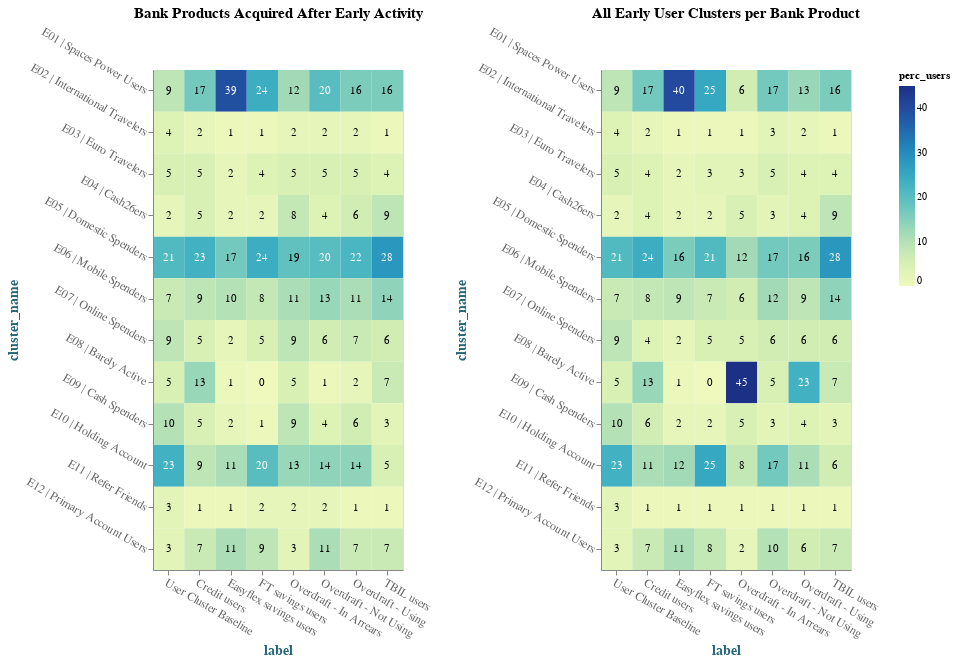

Notebook code for this chart:
### Code cell
product_after_ea = (
    alt.Chart(product_after_ea_df)
    .mark_rect()
    .encode(
        x="label:N", y="cluster_name:N", color="perc_users:Q", tooltip="perc_users:Q"
    )
    .properties(
        width=250, height=500, title="Bank Products Acquired After Early Activity"
    )
)

all_products = (
    alt.Chart(bp_clusters_df)
    .mark_rect()
    .encode(
        x="label:N", y="cluster_name:N", color="perc_users:Q", tooltip="perc_users:Q"
    )
    .properties(width=250, height=500, title="All Early User Clusters per Bank Product")
)


# Configure text
text_product_after_ea = product_after_ea.mark_text(baseline="middle").encode(
    text="perc_users:Q",
    color=alt.condition(
        alt.datum.perc_users < 20, alt.value("black"), alt.value("white")
    ),
)

# Configure text
text_all_products = all_products.mark_text(baseline="middle").encode(
    text="perc_users:Q",
    color=alt.condition(
        alt.datum.perc_users < 20, alt.value("black"), alt.value("white")
    ),
)


graph = (
    alt.hconcat(
        product_after_ea + text_product_after_ea | all_products + text_all_products
    )
    .configure_axis(
        labelFontSize=12,
        titleFontSize=14,
        labelAngle=30,
        labelColor="#666666",
        titleColor="#266678",
        grid=False,
    )
    .configure_title(fontSize=15)
)
graph

### Figure 1 — Vega-Lite specification as saved in the notebook (floating-point values rounded to 4 significant figures)
{"config": {"view": {"continuousWidth": 400, "continuousHeight": 300}, "axis": {"grid": false, "labelAngle": 30, "labelColor": "#666666", "labelFontSize": 12, "titleColor": "#266678", "titleFontSize": 14}, "title": {"fontSize": 15}}, "hconcat": [{"hconcat": [{"layer": [{"mark": "rect", "encoding": {"color": {"type": "quantitative", "field": "perc_users"}, "tooltip": {"type": "quantitative", "field": "perc_users"}, "x": {"type": "nominal", "field": "label"}, "y": {"type": "nominal", "field": "cluster_name"}}, "height": 500, "title": "Bank Products Acquired After Early Activity", "width": 250}, {"mark": {"type": "text", "baseline": "middle"}, "encoding": {"color": {"condition": {"value": "black", "test": "(datum.perc_users < 20)"}, "value": "white"}, "text": {"type": "quantitative", "field": "perc_users"}, "tooltip": {"type": "quantitative", "field": "perc_users"}, "x": {"type": "nominal", "field": "label"}, "y": {"type": "nominal", "field": "cluster_name"}}, "height": 500, "title": "Bank Products Acquired After Early Activity", "width": 250}], "data": {"name": "data-9dd32a3ec8f10c90c6eafaa1eca5b8b3"}}, {"layer": [{"mark": "rect", "encoding": {"color": {"type": "quantitative", "field": "perc_users"}, "tooltip": {"type": "quantitative", "field": "perc_users"}, "x": {"type": "nominal", "field": "label"}, "y": {"type": "nominal", "field": "cluster_name"}}, "height": 500, "title": "All Early User Clusters per Bank Product", "width": 250}, {"mark": {"type": "text", "baseline": "middle"}, "encoding": {"color": {"condition": {"value": "black", "test": "(datum.perc_users < 20)"}, "value": "white"}, "text": {"type": "quantitative", "field": "perc_users"}, "tooltip": {"type": "quantitative", "field": "perc_users"}, "x": {"type": "nominal", "field": "label"}, "y": {"type": "nominal", "field": "cluster_name"}}, "height": 500, "title": "All Early User Clusters per Bank Product", "width": 250}], "data": {"name": "data-430c142456ddcb3d4908ca0653ec4449"}}]}], "$schema": "https://vega.github.io/schema/vega-lite/v4.8.1.json", "datasets": {"data-9dd32a3ec8f10c90c6eafaa1eca5b8b3": [{"label": " User Cluster Baseline", "cluster_name": "E01 | Spaces Power Users", "n_users": 230100.0, "perc_users": 9.0}, {"label": " User Cluster Baseline", "cluster_name": "E02 | International Travelers", "n_users": 91250.0, "perc_users": 4.0}, {"label": " User Cluster Baseline", "cluster_name": "E03 | Euro Travelers", "n_users": 126800.0, "perc_users": 5.0}, {"label": " User Cluster Baseline", "cluster_name": "E04 | Cash26ers", "n_users": 43460.0, "perc_users": 2.0}, {"label": " User Cluster Baseline", "cluster_name": "E05 | Domestic Spenders", "n_users": 527200.0, "perc_users": 21.0}, {"label": " User Cluster Baseline", "cluster_name": "E06 | Mobile Spenders", "n_users": 177700.0, "perc_users": 7.0}, {"label": " User Cluster Baseline", "cluster_name": "E07 | Online Spenders", "n_users": 231900.0, "perc_users": 9.0}, {"label": " User Cluster Baseline", "cluster_name": "E08 | Barely Active", "n_users": 132400.0, "perc_users": 5.0}, {"label": " User Cluster Baseline", "cluster_name": "E09 | Cash Spenders", "n_users": 243400.0, "perc_users": 10.0}, {"label": " User Cluster Baseline", "cluster_name": "E10 | Holding Account", "n_users": 568900.0, "perc_users": 23.0}, {"label": " User Cluster Baseline", "cluster_name": "E11 | Refer Friends", "n_users": 81190.0, "perc_users": 3.0}, {"label": " User Cluster Baseline", "cluster_name": "E12 | Primary Account Users", "n_users": 66930.0, "perc_users": 3.0}, {"label": "Credit users", "cluster_name": "E01 | Spaces Power Users", "n_users": 2200.0, "perc_users": 17.0}, {"label": "Credit users", "cluster_name": "E02 | International Travelers", "n_users": 200.0, "perc_users": 2.0}, {"label": "Credit users", "cluster_name": "E03 | Euro Travelers", "n_users": 608.0, "perc_users": 5.0}, {"label": "Credit users", "cluster_name": "E04 | Cash26ers", "n_users": 574.0, "perc_users": 5.0}, {"label": "Credit users", "cluster_name": "E05 | Domestic Spenders", "n_users": 2936.0, "perc_users": 23.0}, {"label": "Credit users", "cluster_name": "E06 | Mobile Spenders", "n_users": 1144.0, "perc_users": 9.0}, {"label": "Credit users", "cluster_name": "E07 | Online Spenders", "n_users": 592.0, "perc_users": 5.0}, {"label": "Credit users", "cluster_name": "E08 | Barely Active", "n_users": 1624.0, "perc_users": 13.0}, {"label": "Credit users", "cluster_name": "E09 | Cash Spenders", "n_users": 608.0, "perc_users": 5.0}, {"label": "Credit users", "cluster_name": "E10 | Holding Account", "n_users": 1136.0, "perc_users": 9.0}, {"label": "Credit users", "cluster_name": "E11 | Refer Friends", "n_users": 152.0, "perc_users": 1.0}, {"label": "Credit users", "cluster_name": "E12 | Primary Account Users", "n_users": 880.0, "perc_users": 7.0}, {"label": "Easyflex savings users", "cluster_name": "E01 | Spaces Power Users", "n_users": 2984.0, "perc_users": 39.0}, {"label": "Easyflex savings users", "cluster_name": "E02 | International Travelers", "n_users": 80.0, "perc_users": 1.0}, {"label": "Easyflex savings users", "cluster_name": "E03 | Euro Travelers", "n_users": 184.0, "perc_users": 2.0}, {"label": "Easyflex savings users", "cluster_name": "E04 | Cash26ers", "n_users": 140.0, "perc_users": 2.0}, {"label": "Easyflex savings users", "cluster_name": "E05 | Domestic Spenders", "n_users": 1304.0, "perc_users": 17.0}, {"label": "Easyflex savings users", "cluster_name": "E06 | Mobile Spenders", "n_users": 728.0, "perc_users": 10.0}, {"label": "Easyflex savings users", "cluster_name": "E07 | Online Spenders", "n_users": 168.0, "perc_users": 2.0}, {"label": "Easyflex savings users", "cluster_name": "E08 | Barely Active", "n_users": 88.0, "perc_users": 1.0}, {"label": "Easyflex savings users", "cluster_name": "E09 | Cash Spenders", "n_users": 184.0, "perc_users": 2.0}, {"label": "Easyflex savings users", "cluster_name": "E10 | Holding Account", "n_users": 832.0, "perc_users": 11.0}, {"label": "Easyflex savings users", "cluster_name": "E11 | Refer Friends", "n_users": 56.0, "perc_users": 1.0}, {"label": "Easyflex savings users", "cluster_name": "E12 | Primary Account Users", "n_users": 848.0, "perc_users": 11.0}, {"label": "FT savings users", "cluster_name": "E01 | Spaces Power Users", "n_users": 912.0, "perc_users": 24.0}, {"label": "FT savings users", "cluster_name": "E02 | International Travelers", "n_users": 56.0, "perc_users": 1.0}, {"label": "FT savings users", "cluster_name": "E03 | Euro Travelers", "n_users": 160.0, "perc_users": 4.0}, {"label": "FT savings users", "cluster_name": "E04 | Cash26ers", "n_users": 84.0, "perc_users": 2.0}, {"label": "FT savings users", "cluster_name": "E05 | Domestic Spenders", "n_users": 912.0, "perc_users": 24.0}, {"label": "FT savings users", "cluster_name": "E06 | Mobile Spenders", "n_users": 304.0, "perc_users": 8.0}, {"label": "FT savings users", "cluster_name": "E07 | Online Spenders", "n_users": 200.0, "perc_users": 5.0}, {"label": "FT savings users", "cluster_name": "E08 | Barely Active", "n_users": 16.0, "perc_users": 0.0}, {"label": "FT savings users", "cluster_name": "E09 | Cash Spenders", "n_users": 56.0, "perc_users": 1.0}, {"label": "FT savings users", "cluster_name": "E10 | Holding Account", "n_users": 752.0, "perc_users": 20.0}, {"label": "FT savings users", "cluster_name": "E11 | Refer Friends", "n_users": 72.0, "perc_users": 2.0}, {"label": "FT savings users", "cluster_name": "E12 | Primary Account Users", "n_users": 328.0, "perc_users": 9.0}, {"label": "Overdraft - In Arrears", "cluster_name": "E01 | Spaces Power Users", "n_users": 608.0, "perc_users": 12.0}, {"label": "Overdraft - In Arrears", "cluster_name": "E02 | International Travelers", "n_users": 112.0, "perc_users": 2.0}, {"label": "Overdraft - In Arrears", "cluster_name": "E03 | Euro Travelers", "n_users": 272.0, "perc_users": 5.0}, {"label": "Overdraft - In Arrears", "cluster_name": "E04 | Cash26ers", "n_users": 427.0, "perc_users": 8.0}, {"label": "Overdraft - In Arrears", "cluster_name": "E05 | Domestic Spenders", "n_users": 984.0, "perc_users": 19.0}, {"label": "Overdraft - In Arrears", "cluster_name": "E06 | Mobile Spenders", "n_users": 544.0, "perc_users": 11.0}, {"label": "Overdraft - In Arrears", "cluster_name": "E07 | Online Spenders", "n_users": 464.0, "perc_users": 9.0}, {"label": "Overdraft - In Arrears", "cluster_name": "E08 | Barely Active", "n_users": 248.0, "perc_users": 5.0}, {"label": "Overdraft - In Arrears", "cluster_name": "E09 | Cash Spenders", "n_users": 472.0, "perc_users": 9.0}, {"label": "Overdraft - In Arrears", "cluster_name": "E10 | Holding Account", "n_users": 664.0, "perc_users": 13.0}, {"label": "Overdraft - In Arrears", "cluster_name": "E11 | Refer Friends", "n_users": 96.0, "perc_users": 2.0}, {"label": "Overdraft - In Arrears", "cluster_name": "E12 | Primary Account Users", "n_users": 176.0, "perc_users": 3.0}, {"label": "Overdraft - Not Using", "cluster_name": "E01 | Spaces Power Users", "n_users": 28470.0, "perc_users": 20.0}, {"label": "Overdraft - Not Using", "cluster_name": "E02 | International Travelers", "n_users": 3088.0, "perc_users": 2.0}, {"label": "Overdraft - Not Using", "cluster_name": "E03 | Euro Travelers", "n_users": 7112.0, "perc_users": 5.0}, {"label": "Overdraft - Not Using", "cluster_name": "E04 | Cash26ers", "n_users": 5313.0, "perc_users": 4.0}, {"label": "Overdraft - Not Using", "cluster_name": "E05 | Domestic Spenders", "n_users": 28370.0, "perc_users": 20.0}, {"label": "Overdraft - Not Using", "cluster_name": "E06 | Mobile Spenders", "n_users": 18050.0, "perc_users": 13.0}, {"label": "Overdraft - Not Using", "cluster_name": "E07 | Online Spenders", "n_users": 8024.0, "perc_users": 6.0}, {"label": "Overdraft - Not Using", "cluster_name": "E08 | Barely Active", "n_users": 1256.0, "perc_users": 1.0}, {"label": "Overdraft - Not Using", "cluster_name": "E09 | Cash Spenders", "n_users": 5448.0, "perc_users": 4.0}, {"label": "Overdraft - Not Using", "cluster_name": "E10 | Holding Account", "n_users": 20490.0, "perc_users": 14.0}, {"label": "Overdraft - Not Using", "cluster_name": "E11 | Refer Friends", "n_users": 2464.0, "perc_users": 2.0}, {"label": "Overdraft - Not Using", "cluster_name": "E12 | Primary Account Users", "n_users": 15620.0, "perc_users": 11.0}, {"label": "Overdraft - Using", "cluster_name": "E01 | Spaces Power Users", "n_users": 13830.0, "perc_users": 16.0}, {"label": "Overdraft - Using", "cluster_name": "E02 | International Travelers", "n_users": 1808.0, "perc_users": 2.0}, {"label": "Overdraft - Using", "cluster_name": "E03 | Euro Travelers", "n_users": 4360.0, "perc_users": 5.0}, {"label": "Overdraft - Using", "cluster_name": "E04 | Cash26ers", "n_users": 5250.0, "perc_users": 6.0}, {"label": "Overdraft - Using", "cluster_name": "E05 | Domestic Spenders", "n_users": 18470.0, "perc_users": 22.0}, {"label": "Overdraft - Using", "cluster_name": "E06 | Mobile Spenders", "n_users": 9184.0, "perc_users": 11.0}, {"label": "Overdraft - Using", "cluster_name": "E07 | Online Spenders", "n_users": 6248.0, "perc_users": 7.0}, {"label": "Overdraft - Using", "cluster_name": "E08 | Barely Active", "n_users": 2104.0, "perc_users": 2.0}, {"label": "Overdraft - Using", "cluster_name": "E09 | Cash Spenders", "n_users": 5008.0, "perc_users": 6.0}, {"label": "Overdraft - Using", "cluster_name": "E10 | Holding Account", "n_users": 11860.0, "perc_users": 14.0}, {"label": "Overdraft - Using", "cluster_name": "E11 | Refer Friends", "n_users": 1232.0, "perc_users": 1.0}, {"label": "Overdraft - Using", "cluster_name": "E12 | Primary Account Users", "n_users": 6152.0, "perc_users": 7.0}, {"label": "TBIL users", "cluster_name": "E01 | Spaces Power Users", "n_users": 440.0, "perc_users": 16.0}, {"label": "TBIL users", "cluster_name": "E02 | International Travelers", "n_users": 16.0, "perc_users": 1.0}, {"label": "TBIL users", "cluster_name": "E03 | Euro Travelers", "n_users": 104.0, "perc_users": 4.0}, {"label": "TBIL users", "cluster_name": "E04 | Cash26ers", "n_users": 245.0, "perc_users": 9.0}, {"label": "TBIL users", "cluster_name": "E05 | Domestic Spenders", "n_users": 784.0, "perc_users": 28.0}, {"label": "TBIL users", "cluster_name": "E06 | Mobile Spenders", "n_users": 400.0, "perc_users": 14.0}, {"label": "TBIL users", "cluster_name": "E07 | Online Spenders", "n_users": 168.0, "perc_users": 6.0}, {"label": "TBIL users", "cluster_name": "E08 | Barely Active", "n_users": 192.0, "perc_users": 7.0}, {"label": "TBIL users", "cluster_name": "E09 | Cash Spenders", "n_users": 88.0, "perc_users": 3.0}, {"label": "TBIL users", "cluster_name": "E10 | Holding Account", "n_users": 152.0, "perc_users": 5.0}, {"label": "TBIL users", "cluster_name": "E11 | Refer Friends", "n_users": 16.0, "perc_users": 1.0}, {"label": "TBIL users", "cluster_name": "E12 | Primary Account Users", "n_users": 184.0, "perc_users": 7.0}], "data-430c142456ddcb3d4908ca0653ec4449": [{"label": " User Cluster Baseline", "cluster_name": "E01 | Spaces Power Users", "n_users": 230100.0, "perc_users": 9.0}, {"label": " User Cluster Baseline", "cluster_name": "E02 | International Travelers", "n_users": 91250.0, "perc_users": 4.0}, {"label": " User Cluster Baseline", "cluster_name": "E03 | Euro Travelers", "n_users": 126800.0, "perc_users": 5.0}, {"label": " User Cluster Baseline", "cluster_name": "E04 | Cash26ers", "n_users": 43460.0, "perc_users": 2.0}, {"label": " User Cluster Baseline", "cluster_name": "E05 | Domestic Spenders", "n_users": 527200.0, "perc_users": 21.0}, {"label": " User Cluster Baseline", "cluster_name": "E06 | Mobile Spenders", "n_users": 177700.0, "perc_users": 7.0}, {"label": " User Cluster Baseline", "cluster_name": "E07 | Online Spenders", "n_users": 231900.0, "perc_users": 9.0}, {"label": " User Cluster Baseline", "cluster_name": "E08 | Barely Active", "n_users": 132400.0, "perc_users": 5.0}, {"label": " User Cluster Baseline", "cluster_name": "E09 | Cash Spenders", "n_users": 243400.0, "perc_users": 10.0}, {"label": " User Cluster Baseline", "cluster_name": "E10 | Holding Account", "n_users": 568900.0, "perc_users": 23.0}, {"label": " User Cluster Baseline", "cluster_name": "E11 | Refer Friends", "n_users": 81190.0, "perc_users": 3.0}, {"label": " User Cluster Baseline", "cluster_name": "E12 | Primary Account Users", "n_users": 66930.0, "perc_users": 3.0}, {"label": "Credit users", "cluster_name": "E01 | Spaces Power Users", "n_users": 2736.0, "perc_users": 17.0}, {"label": "Credit users", "cluster_name": "E02 | International Travelers", "n_users": 280.0, "perc_users": 2.0}, {"label": "Credit users", "cluster_name": "E03 | Euro Travelers", "n_users": 744.0, "perc_users": 4.0}, {"label": "Credit users", "cluster_name": "E04 | Cash26ers", "n_users": 616.0, "perc_users": 4.0}, {"label": "Credit users", "cluster_name": "E05 | Domestic Spenders", "n_users": 3968.0, "perc_users": 24.0}, {"label": "Credit users", "cluster_name": "E06 | Mobile Spenders", "n_users": 1352.0, "perc_users": 8.0}, {"label": "Credit users", "cluster_name": "E07 | Online Spenders", "n_users": 712.0, "perc_users": 4.0}, {"label": "Credit users", "cluster_name": "E08 | Barely Active", "n_users": 2080.0, "perc_users": 13.0}, {"label": "Credit users", "cluster_name": "E09 | Cash Spenders", "n_users": 952.0, "perc_users": 6.0}, {"label": "Credit users", "cluster_name": "E10 | Holding Account", "n_users": 1832.0, "perc_users": 11.0}, {"label": "Credit users", "cluster_name": "E11 | Refer Friends", "n_users": 168.0, "perc_users": 1.0}, {"label": "Credit users", "cluster_name": "E12 | Primary Account Users", "n_users": 1104.0, "perc_users": 7.0}, {"label": "Easyflex savings users", "cluster_name": "E01 | Spaces Power Users", "n_users": 3256.0, "perc_users": 40.0}, {"label": "Easyflex savings users", "cluster_name": "E02 | International Travelers", "n_users": 80.0, "perc_users": 1.0}, {"label": "Easyflex savings users", "cluster_name": "E03 | Euro Travelers", "n_users": 184.0, "perc_users": 2.0}, {"label": "Easyflex savings users", "cluster_name": "E04 | Cash26ers", "n_users": 140.0, "perc_users": 2.0}, {"label": "Easyflex savings users", "cluster_name": "E05 | Domestic Spenders", "n_users": 1336.0, "perc_users": 16.0}, {"label": "Easyflex savings users", "cluster_name": "E06 | Mobile Spenders", "n_users": 760.0, "perc_users": 9.0}, {"label": "Easyflex savings users", "cluster_name": "E07 | Online Spenders", "n_users": 176.0, "perc_users": 2.0}, {"label": "Easyflex savings users", "cluster_name": "E08 | Barely Active", "n_users": 88.0, "perc_users": 1.0}, {"label": "Easyflex savings users", "cluster_name": "E09 | Cash Spenders", "n_users": 184.0, "perc_users": 2.0}, {"label": "Easyflex savings users", "cluster_name": "E10 | Holding Account", "n_users": 968.0, "perc_users": 12.0}, {"label": "Easyflex savings users", "cluster_name": "E11 | Refer Friends", "n_users": 56.0, "perc_users": 1.0}, {"label": "Easyflex savings users", "cluster_name": "E12 | Primary Account Users", "n_users": 880.0, "perc_users": 11.0}, {"label": "FT savings users", "cluster_name": "E01 | Spaces Power Users", "n_users": 1320.0, "perc_users": 25.0}, {"label": "FT savings users", "cluster_name": "E02 | International Travelers", "n_users": 56.0, "perc_users": 1.0}, {"label": "FT savings users", "cluster_name": "E03 | Euro Travelers", "n_users": 176.0, "perc_users": 3.0}, {"label": "FT savings users", "cluster_name": "E04 | Cash26ers", "n_users": 98.0, "perc_users": 2.0}, {"label": "FT savings users", "cluster_name": "E05 | Domestic Spenders", "n_users": 1104.0, "perc_users": 21.0}, {"label": "FT savings users", "cluster_name": "E06 | Mobile Spenders", "n_users": 384.0, "perc_users": 7.0}, {"label": "FT savings users", "cluster_name": "E07 | Online Spenders", "n_users": 240.0, "perc_users": 5.0}, {"label": "FT savings users", "cluster_name": "E08 | Barely Active", "n_users": 16.0, "perc_users": 0.0}, {"label": "FT savings users", "cluster_name": "E09 | Cash Spenders", "n_users": 104.0, "perc_users": 2.0}, {"label": "FT savings users", "cluster_name": "E10 | Holding Account", "n_users": 1352.0, "perc_users": 25.0}, {"label": "FT savings users", "cluster_name": "E11 | Refer Friends", "n_users": 72.0, "perc_users": 1.0}, {"label": "FT savings users", "cluster_name": "E12 | Primary Account Users", "n_users": 408.0, "perc_users": 8.0}, {"label": "Overdraft - In Arrears", "cluster_name": "E01 | Spaces Power Users", "n_users": 760.0, "perc_users": 6.0}, {"label": "Overdraft - In Arrears", "cluster_name": "E02 | International Travelers", "n_users": 160.0, "perc_users": 1.0}, {"label": "Overdraft - In Arrears", "cluster_name": "E03 | Euro Travelers", "n_users": 312.0, "perc_users": 3.0}, {"label": "Overdraft - In Arrears", "cluster_name": "E04 | Cash26ers", "n_users": 630.0, "perc_users": 5.0}, {"label": "Overdraft - In Arrears", "cluster_name": "E05 | Domestic Spenders", "n_users": 1392.0, "perc_users": 12.0}, {"label": "Overdraft - In Arrears", "cluster_name": "E06 | Mobile Spenders", "n_users": 704.0, "perc_users": 6.0}, {"label": "Overdraft - In Arrears", "cluster_name": "E07 | Online Spenders", "n_users": 592.0, "perc_users": 5.0}, {"label": "Overdraft - In Arrears", "cluster_name": "E08 | Barely Active", "n_users": 5312.0, "perc_users": 45.0}, {"label": "Overdraft - In Arrears", "cluster_name": "E09 | Cash Spenders", "n_users": 560.0, "perc_users": 5.0}, {"label": "Overdraft - In Arrears", "cluster_name": "E10 | Holding Account", "n_users": 952.0, "perc_users": 8.0}, {"label": "Overdraft - In Arrears", "cluster_name": "E11 | Refer Friends", "n_users": 104.0, "perc_users": 1.0}, {"label": "Overdraft - In Arrears", "cluster_name": "E12 | Primary Account Users", "n_users": 264.0, "perc_users": 2.0}, {"label": "Overdraft - Not Using", "cluster_name": "E01 | Spaces Power Users", "n_users": 56770.0, "perc_users": 17.0}, {"label": "Overdraft - Not Using", "cluster_name": "E02 | International Travelers", "n_users": 10540.0, "perc_users": 3.0}, {"label": "Overdraft - Not Using", "cluster_name": "E03 | Euro Travelers", "n_users": 16970.0, "perc_users": 5.0}, {"label": "Overdraft - Not Using", "cluster_name": "E04 | Cash26ers", "n_users": 8981.0, "perc_users": 3.0}, {"label": "Overdraft - Not Using", "cluster_name": "E05 | Domestic Spenders", "n_users": 56660.0, "perc_users": 17.0}, {"label": "Overdraft - Not Using", "cluster_name": "E06 | Mobile Spenders", "n_users": 42460.0, "perc_users": 12.0}, {"label": "Overdraft - Not Using", "cluster_name": "E07 | Online Spenders", "n_users": 20820.0, "perc_users": 6.0}, {"label": "Overdraft - Not Using", "cluster_name": "E08 | Barely Active", "n_users": 17570.0, "perc_users": 5.0}, {"label": "Overdraft - Not Using", "cluster_name": "E09 | Cash Spenders", "n_users": 11520.0, "perc_users": 3.0}, {"label": "Overdraft - Not Using", "cluster_name": "E10 | Holding Account", "n_users": 58420.0, "perc_users": 17.0}, {"label": "Overdraft - Not Using", "cluster_name": "E11 | Refer Friends", "n_users": 4920.0, "perc_users": 1.0}, {"label": "Overdraft - Not Using", "cluster_name": "E12 | Primary Account Users", "n_users": 35060.0, "perc_users": 10.0}, {"label": "Overdraft - Using", "cluster_name": "E01 | Spaces Power Users", "n_users": 19750.0, "perc_users": 13.0}, {"label": "Overdraft - Using", "cluster_name": "E02 | International Travelers", "n_users": 3320.0, "perc_users": 2.0}, {"label": "Overdraft - Using", "cluster_name": "E03 | Euro Travelers", "n_users": 6680.0, "perc_users": 4.0}, {"label": "Overdraft - Using", "cluster_name": "E04 | Cash26ers", "n_users": 6825.0, "perc_users": 4.0}, {"label": "Overdraft - Using", "cluster_name": "E05 | Domestic Spenders", "n_users": 25460.0, "perc_users": 16.0}, {"label": "Overdraft - Using", "cluster_name": "E06 | Mobile Spenders", "n_users": 13990.0, "perc_users": 9.0}, {"label": "Overdraft - Using", "cluster_name": "E07 | Online Spenders", "n_users": 8736.0, "perc_users": 6.0}, {"label": "Overdraft - Using", "cluster_name": "E08 | Barely Active", "n_users": 34960.0, "perc_users": 23.0}, {"label": "Overdraft - Using", "cluster_name": "E09 | Cash Spenders", "n_users": 6568.0, "perc_users": 4.0}, {"label": "Overdraft - Using", "cluster_name": "E10 | Holding Account", "n_users": 16820.0, "perc_users": 11.0}, {"label": "Overdraft - Using", "cluster_name": "E11 | Refer Friends", "n_users": 1568.0, "perc_users": 1.0}, {"label": "Overdraft - Using", "cluster_name": "E12 | Primary Account Users", "n_users": 9656.0, "perc_users": 6.0}, {"label": "TBIL users", "cluster_name": "E01 | Spaces Power Users", "n_users": 440.0, "perc_users": 16.0}, {"label": "TBIL users", "cluster_name": "E02 | International Travelers", "n_users": 16.0, "perc_users": 1.0}, {"label": "TBIL users", "cluster_name": "E03 | Euro Travelers", "n_users": 104.0, "perc_users": 4.0}, {"label": "TBIL users", "cluster_name": "E04 | Cash26ers", "n_users": 245.0, "perc_users": 9.0}, {"label": "TBIL users", "cluster_name": "E05 | Domestic Spenders", "n_users": 784.0, "perc_users": 28.0}, {"label": "TBIL users", "cluster_name": "E06 | Mobile Spenders", "n_users": 400.0, "perc_users": 14.0}, {"label": "TBIL users", "cluster_name": "E07 | Online Spenders", "n_users": 168.0, "perc_users": 6.0}, {"label": "TBIL users", "cluster_name": "E08 | Barely Active", "n_users": 192.0, "perc_users": 7.0}, {"label": "TBIL users", "cluster_name": "E09 | Cash Spenders", "n_users": 88.0, "perc_users": 3.0}, {"label": "TBIL users", "cluster_name": "E10 | Holding Account", "n_users": 160.0, "perc_users": 6.0}, {"label": "TBIL users", "cluster_name": "E11 | Refer Friends", "n_users": 16.0, "perc_users": 1.0}, {"label": "TBIL users", "cluster_name": "E12 | Primary Account Users", "n_users": 184.0, "perc_users": 7.0}]}}
